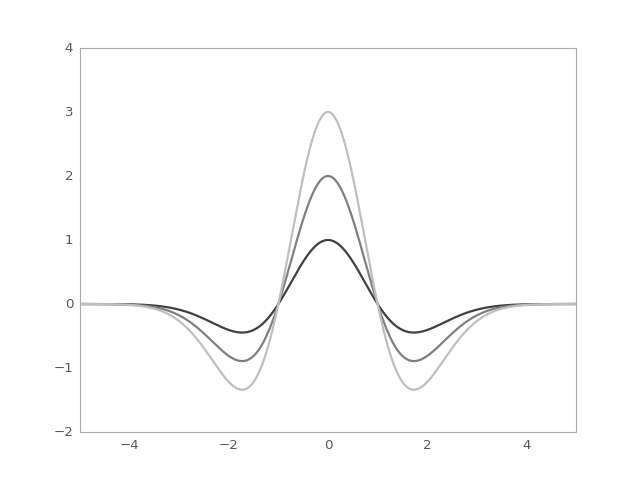

Generate this figure with Python:
import numpy as np
import matplotlib.pyplot as plt

from astropy.modeling.models import MexicanHat1D

plt.figure()
s1 = MexicanHat1D()
r = np.arange(-5, 5, .01)

for factor in range(1, 4):
    s1.amplitude = factor
    s1.width = factor
    plt.plot(r, s1(r), color=str(0.25 * factor), lw=2)

plt.axis([-5, 5, -2, 4])
plt.show()
